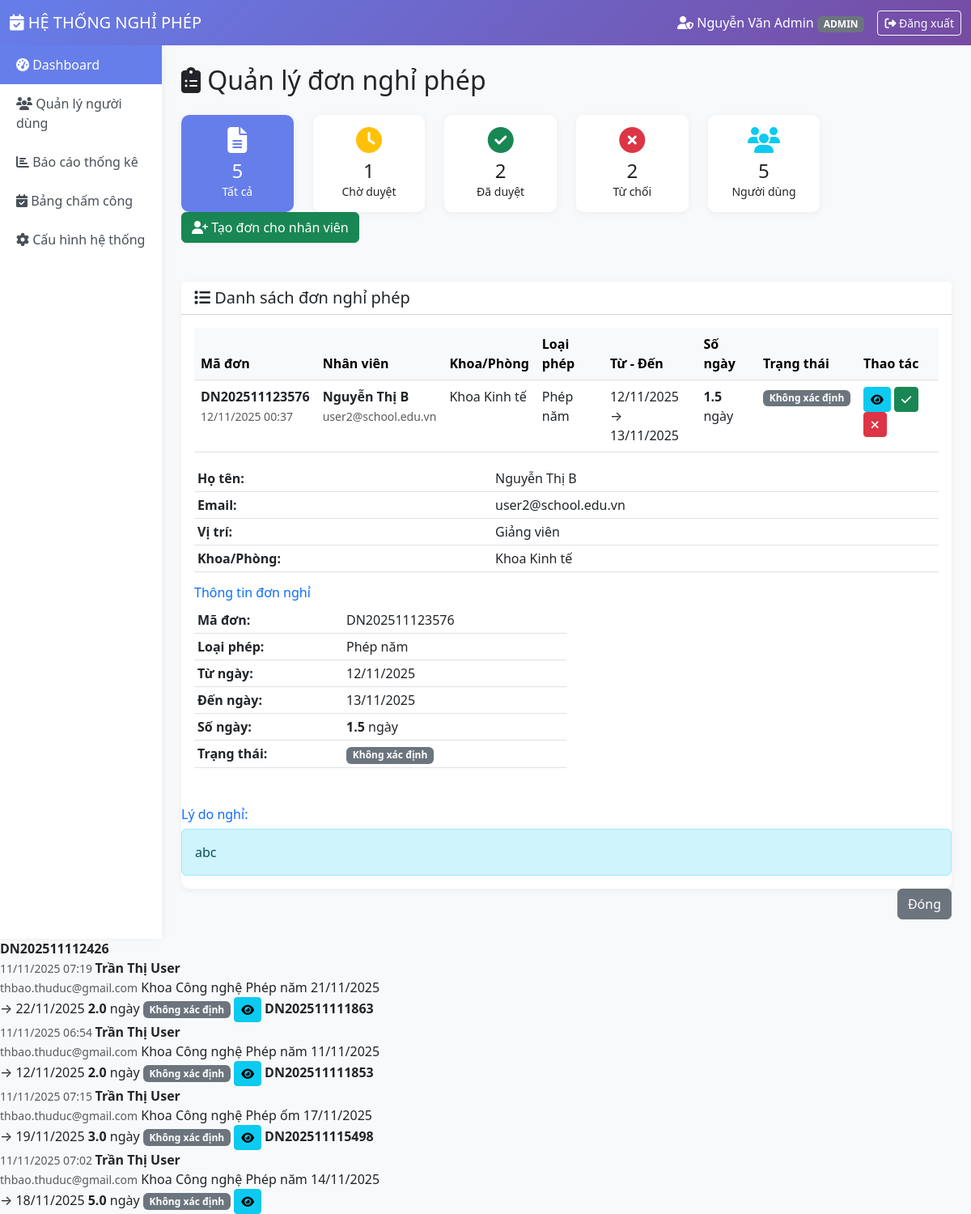
Page /views/admin/dashboard.php?filter=all (signed in) on the committed database.
### tables this page shows
CREATE TABLE `donnghiphep` (
  `MaDon` varchar(20) NOT NULL,
  `MaNguoiDung` varchar(50) NOT NULL,
  `NguoiTao` varchar(50) DEFAULT NULL,
  `LoaiPhep` varchar(50) NOT NULL,
  `LoaiDon` enum('Phep_thuong','Nghi_bu') DEFAULT 'Phep_thuong',
  `MaNghiBu` int(11) DEFAULT NULL,
  `NgayBatDauNghi` date NOT NULL,
  `NghiNuaNgayBatDau` enum('Khong','Sang','Chieu') DEFAULT 'Khong',
  `NgayKetThucNghi` date NOT NULL,
  `NghiNuaNgayKetThuc` enum('Khong','Sang','Chieu') DEFAULT 'Khong',
  `SoNgayNghi` decimal(5,1) NOT NULL,
  `LyDo` varchar(100) NOT NULL,
  `TrangThai` enum('WAITING','ACCEPT','DENY') DEFAULT 'WAITING',
  `GhiChuAdmin` varchar(100) DEFAULT NULL,
  `NgayTao` timestamp NOT NULL DEFAULT current_timestamp(),
  `NgayCapNhat` timestamp NOT NULL DEFAULT current_timestamp() ON UPDATE current_timestamp()
);

CREATE TABLE `nguoidung` (
  `MaNguoiDung` varchar(50) NOT NULL,
  `TenDangNhap` varchar(50) NOT NULL,
  `MatKhau` varchar(255) NOT NULL,
  `HoTen` varchar(100) NOT NULL,
  `Email` varchar(100) NOT NULL,
  `GioiTinh` enum('Nam','Nu') DEFAULT 'Nam',
  `ViTri` varchar(100) NOT NULL,
  `KhoaPhong` varchar(100) DEFAULT NULL,
  `MaVaiTro` int(11) NOT NULL DEFAULT 2,
  `NamBatDauLamViec` datetime DEFAULT NULL,
  `SoNgayPhepNam` int(11) DEFAULT 12,
  `SoNgayPhepDaDung` decimal(5,1) DEFAULT 0.0,
  `SoNgayPhepTonNamTruoc` decimal(5,1) DEFAULT 0.0 COMMENT 'Số ngày phép tồn từ năm trước (chỉ dùng được trong Q1)',
  `NamPhepTon` int(11) DEFAULT NULL,
  `NgayTao` timestamp NOT NULL DEFAULT current_timestamp()
);

### views/admin/dashboard.php (the view, shortened to what the rows shown need)
<?php
require_once __DIR__ . '/../../includes/functions.php';
$pdo = getDBConnection();
$page = isset($_GET['page']) ? (int)$_GET['page'] : 1;
$itemsPerPage = 10;
$whereClause = "WHERE 1=1";
$params = [];
$stmt = $pdo->prepare("
    SELECT COUNT(*)
    FROM DonNghiPhep d
    JOIN NguoiDung n ON d.MaNguoiDung = n.MaNguoiDung
    $whereClause
");
$stmt->execute($params);
$totalItems = $stmt->fetchColumn();
$pagination = paginate($totalItems, $itemsPerPage, $page);
$stmt = $pdo->prepare("
    SELECT
        d.*,
        n.HoTen,
        n.Email,
        n.KhoaPhong,
        n.ViTri,
        v.TenVaiTro
    FROM DonNghiPhep d
    JOIN NguoiDung n ON d.MaNguoiDung = n.MaNguoiDung
    JOIN VaiTro v ON n.MaVaiTro = v.MaVaiTro
    $whereClause
    ORDER BY
        CASE d.TrangThai
            WHEN 'WAITING' THEN 1
            WHEN 'ACCEPT' THEN 2
            WHEN 'DENY' THEN 3
        END,
        d.NgayTao DESC
    LIMIT {$pagination['items_per_page']} OFFSET {$pagination['offset']}
");
$stmt->execute($params);
$leaves = $stmt->fetchAll();
?>
<!DOCTYPE html>
<html lang="vi">
<head>
    <link href="https://cdn.jsdelivr.net/npm/bootstrap@5.3.0/dist/css/bootstrap.min.css" rel="stylesheet">
    <link rel="stylesheet" href="https://cdnjs.cloudflare.com/ajax/libs/font-awesome/6.4.0/css/all.min.css">
</head>
<body>
    <nav class="navbar navbar-expand-lg navbar-dark">
    </nav>
    <div class="container-fluid">
        <div class="row">
            <div class="col-md-10 p-4">
                <h2 class="mb-4">
                    <i class="fas fa-clipboard-list"></i> Quản lý đơn nghỉ phép
                </h2>
                <div class="card">
                    <div class="card-body">
                        <?php if (empty($leaves)): ?>
                            <div class="text-center py-5 text-muted">
                                <i class="fas fa-inbox fa-4x mb-3"></i>
                                <h5>Không có đơn nào</h5>
                            </div>
                        <?php else: ?>
                            <div class="table-responsive">
                                <table class="table table-hover">
                                    <thead class="table-light">
                                        <tr>
                                            <th>Mã đơn</th>
                                            <th>Nhân viên</th>
                                            <th>Khoa/Phòng</th>
                                            <th>Loại phép</th>
                                            <th>Từ - Đến</th>
                                            <th>Số ngày</th>
                                            <th>Trạng thái</th>
                                            <th>Thao tác</th>
                                        </tr>
                                    </thead>
                                    <tbody>
                                        <?php foreach ($leaves as $leave): ?>
                                        <tr class="<?= $leave['TrangThai'] === 'WAITING' ? 'waiting-row' : '' ?>">
                                            <td>
                                                <strong><?= htmlspecialchars($leave['MaDon']) ?></strong>
                                                <br>
                                                <small class="text-muted">
                                                    <?= formatDateTime($leave['NgayTao']) ?>
                                                </small>
                                            </td>
                                            <td>
                                                <strong><?= htmlspecialchars($leave['HoTen']) ?></strong>
                                                <br>
                                                <small class="text-muted"><?= htmlspecialchars($leave['Email']) ?></small>
                                            </td>
                                            <td><?= htmlspecialchars($leave['KhoaPhong']) ?></td>
                                            <td><?= htmlspecialchars($leave['LoaiPhep']) ?></td>
                                            <td>
                                                <?= formatDate($leave['NgayBatDauNghi']) ?>
                                                <br>→ <?= formatDate($leave['NgayKetThucNghi']) ?>
                                            </td>
                                            <td><strong><?= $leave['SoNgayNghi'] ?></strong> ngày</td>
                                            <td><?= getStatusBadge($leave['TrangThai']) ?></td>
                                            <td>
                                                <button type="button" class="btn btn-sm btn-info"
                                                        data-bs-toggle="modal"
                                                        data-bs-target="#viewModal<?= $leave['MaDon'] ?>">
                                                    <i class="fas fa-eye"></i>
                                                </button>
                                                <?php if ($leave['TrangThai'] === 'WAITING'): ?>
                                                    <button type="button" class="btn btn-sm btn-success"
                                                            data-bs-toggle="modal"
                                                            data-bs-target="#approveModal<?= $leave['MaDon'] ?>">
                                                        <i class="fas fa-check"></i>
                                                    </button>
                                                    <button type="button" class="btn btn-sm btn-danger"
                                                            data-bs-toggle="modal"
                                                            data-bs-target="#rejectModal<?= $leave['MaDon'] ?>">
                                                        <i class="fas fa-times"></i>
                                                    </button>
                                                <?php endif; ?>
                                            </td>
                                        </tr>
                                        <div class="modal fade" id="viewModal<?= $leave['MaDon'] ?>" tabindex="-1">
                                            <div class="modal-dialog modal-lg">
                                                <div class="modal-content">
                                                    <div class="modal-body">
                                                        <div class="row">
                                                            <div class="col-md-6">
                                                                <table class="table table-sm">
                                                                    <tr>
                                                                        <th width="40%">Họ tên:</th>
                                                                        <td><?= htmlspecialchars($leave['HoTen']) ?></td>
                                                                    </tr>
                                                                    <tr>
                                                                        <th>Email:</th>
                                                                        <td><?= htmlspecialchars($leave['Email']) ?></td>
                                                                    </tr>
                                                                    <tr>
                                                                        <th>Vị trí:</th>
                                                                        <td><?= htmlspecialchars($leave['ViTri']) ?></td>
                                                                    </tr>
                                                                    <tr>
                                                                        <th>Khoa/Phòng:</th>
                                                                        <td><?= htmlspecialchars($leave['KhoaPhong']) ?></td>
                                                                    </tr>
                                                                </table>
                                                            </div>
                                                            <div class="col-md-6">
                                                                <h6 class="text-primary">Thông tin đơn nghỉ</h6>
                                                                <table class="table table-sm">
                                                                    <tr>
                                                                        <th width="40%">Mã đơn:</th>
                                                                        <td><?= htmlspecialchars($leave['MaDon']) ?></td>
                                                                    </tr>
                                                                    <tr>
                                                                        <th>Loại phép:</th>
                                                                        <td><?= htmlspecialchars($leave['LoaiPhep']) ?></td>
                                                                    </tr>
                                                                    <tr>
                                                                        <th>Từ ngày:</th>
                                                                        <td><?= formatDate($leave['NgayBatDauNghi']) ?></td>
                                                                    </tr>
                                                                    <tr>
                                                                        <th>Đến ngày:</th>
                                                                        <td><?= formatDate($leave['NgayKetThucNghi']) ?></td>
                                                                    </tr>
                                                                    <tr>
                                                                        <th>Số ngày:</th>
                                                                        <td><strong><?= $leave['SoNgayNghi'] ?></strong> ngày</td>
                                                                    </tr>
                                                                    <tr>
                                                                        <th>Trạng thái:</th>
                                                                        <td><?= getStatusBadge($leave['TrangThai']) ?></td>
                                                                    </tr>
                                                                </table>
                                                            </div>
                                                        </div>
                                                        <div class="mt-3">
                                                            <h6 class="text-primary">Lý do nghỉ:</h6>
                                                            <div class="alert alert-info">
                                                                <?= nl2br(htmlspecialchars($leave['LyDo'])) ?>
                                                            </div>
                                                        </div>
                                                    </div>
                                                    <div class="modal-footer">
                                                        <button type="button" class="btn btn-secondary" data-bs-dismiss="modal">
                                                            Đóng
                                                        </button>
                                                    </div>
                                                </div>
                                            </div>
                                        </div>
                                        <?php endforeach; ?>
                                    </tbody>
                                </table>
                            </div>
                        <?php endif; ?>
                    </div>
                </div>
            </div>
        </div>
    </div>
</body>
</html>

### includes/functions.php (shortened to what the rows shown need)
<?php
function formatDate($date, $format = 'd/m/Y') {
    $timestamp = strtotime($date);
    return date($format, $timestamp);
}
function formatDateTime($datetime, $format = 'd/m/Y H:i') {
    $timestamp = strtotime($datetime);
    return date($format, $timestamp);
}
function getStatusBadge($status) {
    $badges = [
        'WAITING' => '<span class="badge bg-warning">Chờ duyệt</span>',
        'ACCEPT' => '<span class="badge bg-success">Đã duyệt</span>',
        'DENY' => '<span class="badge bg-danger">Từ chối</span>'
    ];
    return $badges[$status] ?? '<span class="badge bg-secondary">Không xác định</span>';
}
function paginate($totalItems, $itemsPerPage = 10, $currentPage = 1) {
    $totalPages = ceil($totalItems / $itemsPerPage);
    $currentPage = max(1, min($currentPage, $totalPages));
    $offset = ($currentPage - 1) * $itemsPerPage;
    return [
        'total_items' => $totalItems,
        'items_per_page' => $itemsPerPage,
        'total_pages' => $totalPages,
        'current_page' => $currentPage,
        'offset' => $offset,
        'has_previous' => $currentPage > 1,
        'has_next' => $currentPage < $totalPages
    ];
}
?>

### rows in the picture
donnghiphep: MaDon "DN202511123576", NgayTao "12/11/2025 00:37", MaNguoiDung.HoTen "Nguyễn Thị B", MaNguoiDung.Email "user2@school.edu.vn", MaNguoiDung.KhoaPhong "Khoa Kinh tế", LoaiPhep "Phép năm", NgayBatDauNghi "12/11/2025", NgayKetThucNghi "13/11/2025", SoNgayNghi "1.5", TrangThai "Không xác định Không xác định", MaNguoiDung.ViTri "Giảng viên", LyDo "abc"
donnghiphep: MaDon "DN202511112426", NgayTao "11/11/2025 07:19", MaNguoiDung.HoTen "Trần Thị User", MaNguoiDung.Email "thbao.thuduc@gmail.com", MaNguoiDung.KhoaPhong "Khoa Công nghệ", LoaiPhep "Phép năm", NgayBatDauNghi "21/11/2025", NgayKetThucNghi "22/11/2025", SoNgayNghi "2.0", TrangThai "Không xác định"
donnghiphep: MaDon "DN202511111863", NgayTao "11/11/2025 06:54", MaNguoiDung.HoTen "Trần Thị User", MaNguoiDung.Email "thbao.thuduc@gmail.com", MaNguoiDung.KhoaPhong "Khoa Công nghệ", LoaiPhep "Phép năm", NgayBatDauNghi "11/11/2025", NgayKetThucNghi "12/11/2025", SoNgayNghi "2.0", TrangThai "Không xác định"
donnghiphep: MaDon "DN202511111853", NgayTao "11/11/2025 07:15", MaNguoiDung.HoTen "Trần Thị User", MaNguoiDung.Email "thbao.thuduc@gmail.com", MaNguoiDung.KhoaPhong "Khoa Công nghệ", LoaiPhep "Phép ốm", NgayBatDauNghi "17/11/2025", NgayKetThucNghi "19/11/2025", SoNgayNghi "3.0", TrangThai "Không xác định"
donnghiphep: MaDon "DN202511115498", NgayTao "11/11/2025 07:02", MaNguoiDung.HoTen "Trần Thị User", MaNguoiDung.Email "thbao.thuduc@gmail.com", MaNguoiDung.KhoaPhong "Khoa Công nghệ", LoaiPhep "Phép năm", NgayBatDauNghi "14/11/2025", NgayKetThucNghi "18/11/2025", SoNgayNghi "5.0", TrangThai "Không xác định"

### other values in the picture
$currentUser['fullname'] "Nguyễn Văn Admin"
$badges[$role] "ADMIN"
$stats['total'] "5"
$stats['waiting'] "1"
$stats['accepted'] "2"
$stats['denied'] "2"
$stats['total_users'] "5"
